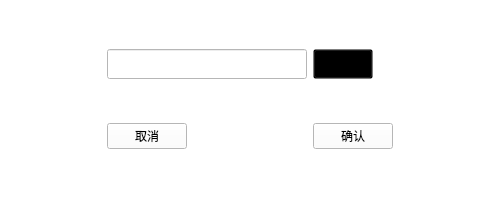
<?xml version="1.0" encoding="UTF-8"?>
<ui version="4.0">
 <class>ConfirmVideoPath</class>
 <widget class="QWidget" name="ConfirmVideoPath">
  <property name="geometry">
   <rect>
    <x>0</x>
    <y>0</y>
    <width>500</width>
    <height>200</height>
   </rect>
  </property>
  <property name="windowTitle">
   <string>Form</string>
  </property>
  <property name="styleSheet">
   <string notr="true">background-color: rgb(255, 255, 255);</string>
  </property>
  <layout class="QGridLayout" name="gridLayout">
   <item row="0" column="2">
    <widget class="QPushButton" name="filepushButton">
     <property name="sizePolicy">
      <sizepolicy hsizetype="Fixed" vsizetype="Fixed">
       <horstretch>0</horstretch>
       <verstretch>0</verstretch>
      </sizepolicy>
     </property>
     <property name="minimumSize">
      <size>
       <width>60</width>
       <height>30</height>
      </size>
     </property>
     <property name="styleSheet">
      <string notr="true">background: transparent;</string>
     </property>
     <property name="text">
      <string/>
     </property>
    </widget>
   </item>
   <item row="1" column="0">
    <spacer name="horizontalSpacer">
     <property name="orientation">
      <enum>Qt::Horizontal</enum>
     </property>
     <property name="sizeHint" stdset="0">
      <size>
       <width>40</width>
       <height>20</height>
      </size>
     </property>
    </spacer>
   </item>
   <item row="1" column="1">
    <widget class="QPushButton" name="cancelpushButton">
     <property name="sizePolicy">
      <sizepolicy hsizetype="Fixed" vsizetype="Fixed">
       <horstretch>0</horstretch>
       <verstretch>0</verstretch>
      </sizepolicy>
     </property>
     <property name="styleSheet">
      <string notr="true"/>
     </property>
     <property name="text">
      <string>取消</string>
     </property>
    </widget>
   </item>
   <item row="1" column="2">
    <widget class="QPushButton" name="surepushButton">
     <property name="styleSheet">
      <string notr="true"/>
     </property>
     <property name="text">
      <string>确认</string>
     </property>
    </widget>
   </item>
   <item row="1" column="3">
    <spacer name="horizontalSpacer_2">
     <property name="orientation">
      <enum>Qt::Horizontal</enum>
     </property>
     <property name="sizeHint" stdset="0">
      <size>
       <width>75</width>
       <height>20</height>
      </size>
     </property>
    </spacer>
   </item>
   <item row="0" column="1" alignment="Qt::AlignVCenter">
    <widget class="QLineEdit" name="lineEdit">
     <property name="sizePolicy">
      <sizepolicy hsizetype="Fixed" vsizetype="Fixed">
       <horstretch>100</horstretch>
       <verstretch>0</verstretch>
      </sizepolicy>
     </property>
     <property name="minimumSize">
      <size>
       <width>200</width>
       <height>30</height>
      </size>
     </property>
    </widget>
   </item>
  </layout>
 </widget>
 <resources/>
 <connections/>
</ui>
